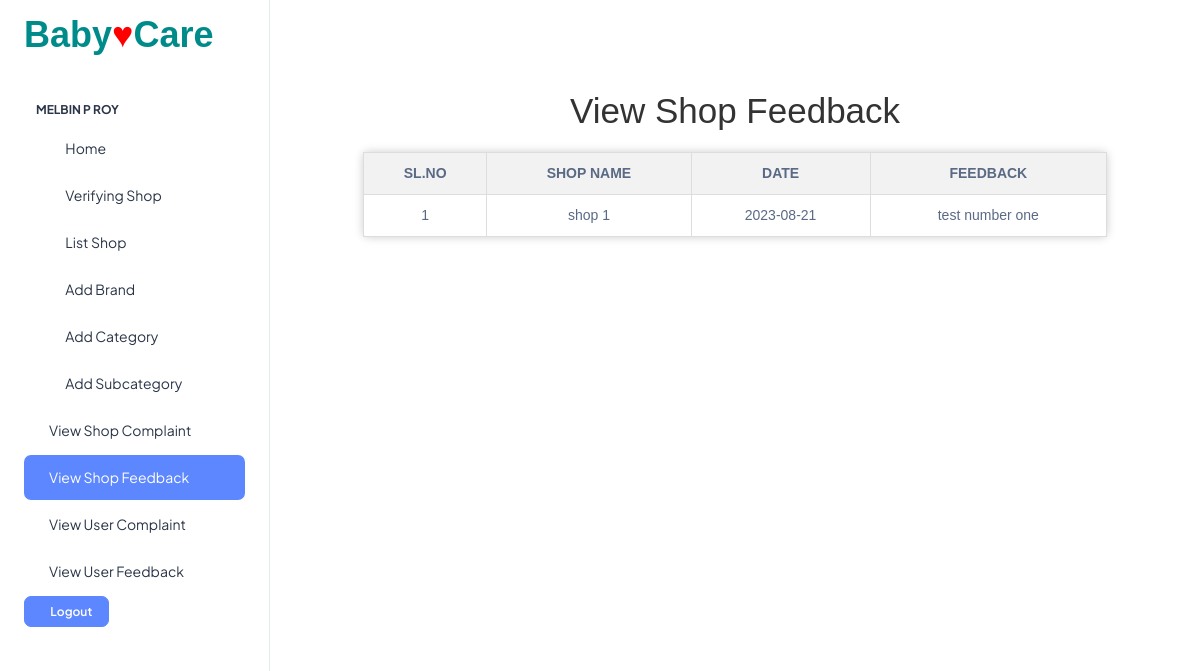
Page /Admin/ViewShopFeedback.php (signed in) on the committed database.
### tables this page shows
CREATE TABLE `tbl_shopfeedbacktoadmin` (
  `shopfeedbacktoadmin_id` int(11) NOT NULL,
  `shopfeedbacktoadmin_feedback` varchar(100) NOT NULL,
  `shopfeedbacktoadmin_date` date NOT NULL,
  `shop_id` int(11) NOT NULL
);

CREATE TABLE `tbl_shop` (
  `shop_id` int(11) NOT NULL,
  `shop_name` varchar(50) NOT NULL,
  `shop_contact` int(20) NOT NULL,
  `shop_logo` varchar(100) NOT NULL,
  `shop_proof` varchar(100) NOT NULL,
  `shop_address` varchar(50) NOT NULL,
  `place_id` int(11) NOT NULL,
  `shop_email` varchar(50) NOT NULL,
  `shop_password` varchar(50) NOT NULL,
  `shop_vstatus` int(11) NOT NULL DEFAULT 0,
  `shop_doj` varchar(50) NOT NULL
);

### web/Admin/ViewShopFeedback.php (the view, shortened to what this page needs)
<?php
include('../Assets/Connection/Connection.php');
include("Header.php");
$sel = "select * from tbl_shopfeedbacktoadmin f inner join tbl_shop s on f.shop_id=s.shop_id";
$row = $con->query($sel);
$i = 0;
?>
<!DOCTYPE html>
<html>
<head>
</head>
<body>
<div class="container">
<h1>View Shop Feedback</h1>
<table border="1" align="center">
    <tr>
        <th>SL.NO</th>
        <th>SHOP NAME</th>
        <th>DATE</th>
        <th>FEEDBACK</th>
    </tr>
    <?php
    while ($val = $row->fetch_assoc()) {
        $i++;
    ?>
        <tr>
            <td><?php echo $i; ?></td>
            <td><?php echo $val['shop_name']; ?></td>
            <td><?php echo $val['shopfeedbacktoadmin_date']; ?></td>
            <td><?php echo $val['shopfeedbacktoadmin_feedback']; ?></td>
        </tr>
    <?php
    }
    ?>
</table>
</div>
</body>
<?php
 include("Footer.php");
?>
</html>

### web/Admin/ViewShopFeedback.php (style rules this page uses)
.container { padding: 0; font-family: Arial, sans-serif; }
.container { margin: 90px auto; font-family: Arial, sans-serif; text-align: center; }
h1 { color: #333; margin-top: 20px; }
table { text-align: center; border-collapse: collapse; width: 80%; margin: 20px auto; background-color: #fff; padding: 20px; border-radius: 5px; box-shadow: 0 0 10px rgba(0, 0, 0, 0.2); }
table td, table th { padding: 10px; border: 1px solid #ddd; }
table th { background-color: #f2f2f2; }

### rows in the picture
tbl_shopfeedbacktoadmin: shop.shop_name "shop 1", shopfeedbacktoadmin_date "2023-08-21", shopfeedbacktoadmin_feedback "test number one"

### other values in the picture
$_SESSION['admin_name'] "MELBIN P ROY"
